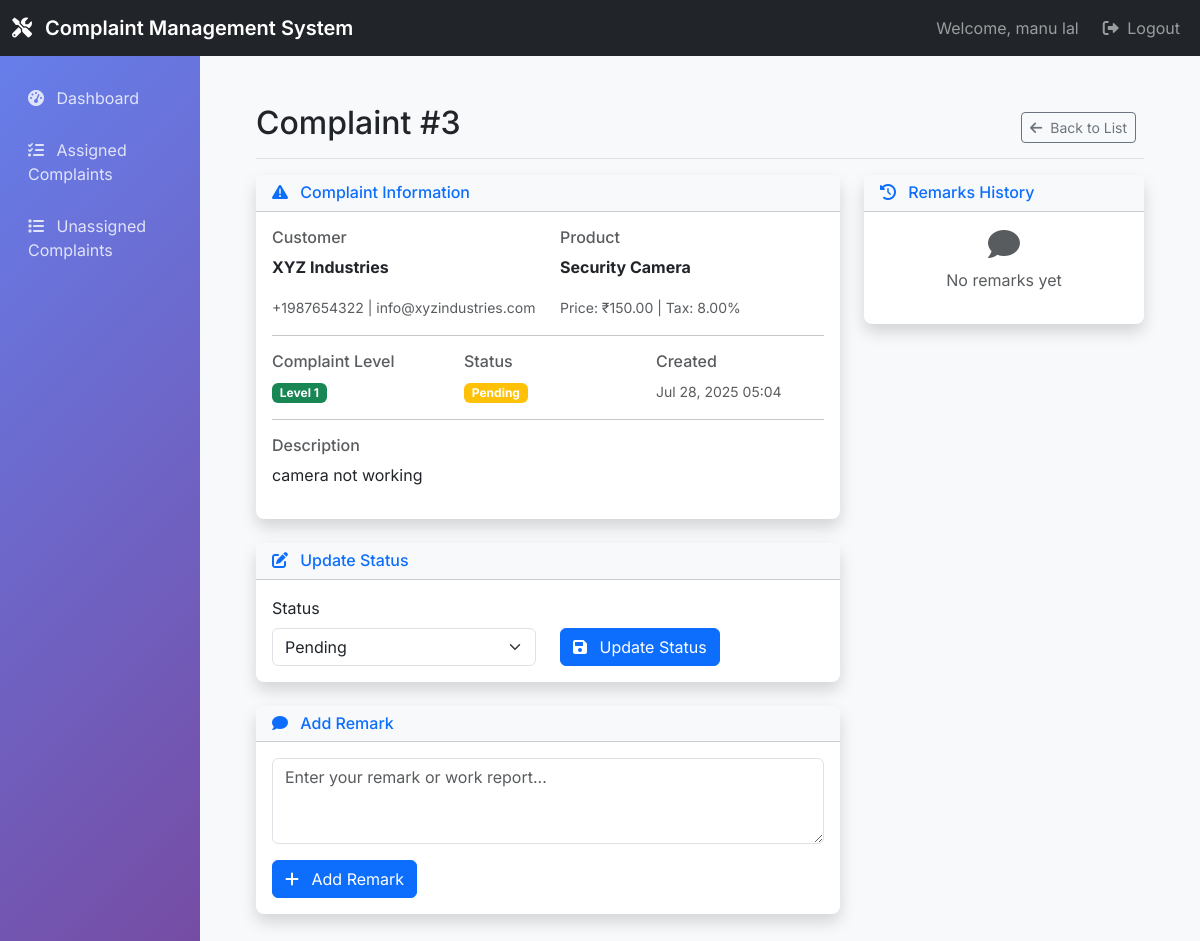
The app's page /employee/complaints/3/ (signed in) with its own data.
### complaints/models.py (models this page shows, shortened)
class User(AbstractUser):
    ROLE_CHOICES = (
        ('admin', 'Admin'),
        ('employee', 'Employee'),
    )
    role = models.CharField(max_length=10, choices=ROLE_CHOICES)

class Complaint(models.Model):
    COMPLAINT_LEVEL_CHOICES = (
        ('Level 1', 'Level 1'),
        ('Level 2', 'Level 2'),
        ('Level 3', 'Level 3'),
    )
    STATUS_CHOICES = (
        ('Pending', 'Pending'),
        ('Closed', 'Closed'),
        ('Not Closed', 'Not Closed'),
    )
    customer = models.ForeignKey(Customer, on_delete=models.CASCADE)
    product = models.ForeignKey(Product, on_delete=models.CASCADE)
    complaint_level = models.CharField(max_length=10, choices=COMPLAINT_LEVEL_CHOICES)
    description = models.TextField()
    location_lat = models.FloatField(blank=True, null=True)
    location_lng = models.FloatField(blank=True, null=True)
    status = models.CharField(max_length=20, choices=STATUS_CHOICES, default='Pending')
    assigned_to = models.ForeignKey(Employee, on_delete=models.SET_NULL, blank=True, null=True)
    created_by = models.ForeignKey(User, on_delete=models.CASCADE, related_name='created_complaints')
    created_at = models.DateTimeField(auto_now_add=True)

class Customer(models.Model):
    name = models.CharField(max_length=100)
    contact_number = models.CharField(max_length=15)
    email = models.EmailField()
    address = models.TextField()

class Product(models.Model):
    name = models.CharField(max_length=100)
    price = models.DecimalField(max_digits=10, decimal_places=2)
    tax = models.DecimalField(max_digits=5, decimal_places=2)  # in percent

### complaints/views.py (the view)
# urls.py: path('employee/complaints/<int:pk>/', views.complaint_detail_employee, name='complaint_detail_employee'),
@login_required
@user_passes_test(is_employee)
def complaint_detail_employee(request, pk):
    complaint = get_object_or_404(Complaint, pk=pk)
    remarks = complaint.remarks.all().order_by('-timestamp')
    if request.method == 'POST':
        form = ComplaintRemarkForm(request.POST)
        if form.is_valid():
            remark = form.save(commit=False)
            remark.complaint = complaint
            remark.employee = request.user.employee_profile
            remark.save()
            messages.success(request, 'Remark added successfully')
            return redirect('complaint_detail_employee', pk=pk)
    else:
        form = ComplaintRemarkForm()
    return render(request, 'employees/complaint_detail.html', {
        'complaint': complaint,
        'remarks': remarks,
        'form': form
    })

### complaints/forms.py
class ComplaintRemarkForm(forms.ModelForm):
    class Meta:
        model = ComplaintRemark
        fields = ['remark']
        widgets = {
            'remark': forms.Textarea(attrs={
                'class': 'form-control',
                'rows': 3,
                'placeholder': 'Enter your remark or work report...'
            }),
        }

### complaints/views.py (called while the page is built)
def is_employee(user):
    return user.is_authenticated and user.role == 'employee'

### templates/employees/complaint_detail.html (shortened to what this page needs)
{% extends 'base.html' %}
{% block content %}
<div class="d-flex justify-content-between flex-wrap flex-md-nowrap align-items-center pt-3 pb-2 mb-3 border-bottom">
    <h1 class="h2">Complaint #{{ complaint.id }}</h1>
    <div class="btn-toolbar mb-2 mb-md-0">
        <div class="btn-group me-2">
            <a href="{% url 'assigned_complaints' %}" class="btn btn-sm btn-outline-secondary">
                <i class="fas fa-arrow-left me-1"></i>
                Back to List
            </a>
        </div>
    </div>
</div>
<div class="row">
    <div class="col-md-8">
        <div class="card border-0 shadow mb-4">
            <div class="card-header bg-light">
                <h6 class="m-0 font-weight-bold text-primary">
                    <i class="fas fa-exclamation-triangle me-2"></i>
                    Complaint Information
                </h6>
            </div>
            <div class="card-body">
                <div class="row">
                    <div class="col-md-6">
                        <h6 class="text-muted">Customer</h6>
                        <p class="fw-bold">{{ complaint.customer.name }}</p>
                        <small class="text-muted">{{ complaint.customer.contact_number }} | {{ complaint.customer.email }}</small>
                    </div>
                    <div class="col-md-6">
                        <h6 class="text-muted">Product</h6>
                        <p class="fw-bold">{{ complaint.product.name }}</p>
                        <small class="text-muted">Price: ₹{{ complaint.product.price }} | Tax: {{ complaint.product.tax }}%</small>
                    </div>
                </div>
                <hr>
                <div class="row">
                    <div class="col-md-4">
                        <h6 class="text-muted">Complaint Level</h6>
                        {% if complaint.complaint_level == 'Level 1' %}
                            <span class="badge bg-success">{{ complaint.complaint_level }}</span>
                        {% elif complaint.complaint_level == 'Level 2' %}
                            <span class="badge bg-warning">{{ complaint.complaint_level }}</span>
                        {% else %}
                            <span class="badge bg-danger">{{ complaint.complaint_level }}</span>
                        {% endif %}
                    </div>
                    <div class="col-md-4">
                        <h6 class="text-muted">Status</h6>
                        {% if complaint.status == 'Pending' %}
                            <span class="badge bg-warning">{{ complaint.status }}</span>
                        {% elif complaint.status == 'Closed' %}
                            <span class="badge bg-success">{{ complaint.status }}</span>
                        {% else %}
                            <span class="badge bg-danger">{{ complaint.status }}</span>
                        {% endif %}
                    </div>
                    <div class="col-md-4">
                        <h6 class="text-muted">Created</h6>
                        <small class="text-muted">{{ complaint.created_at|date:"M d, Y H:i" }}</small>
                    </div>
                </div>
                <hr>
                <div>
                    <h6 class="text-muted">Description</h6>
                    <p>{{ complaint.description }}</p>
                </div>
            </div>
        </div>
        <div class="card border-0 shadow mb-4">
            <div class="card-header bg-light">
                <h6 class="m-0 font-weight-bold text-primary">
                    <i class="fas fa-edit me-2"></i>
                    Update Status
                </h6>
            </div>
            <div class="card-body">
                <form method="post" action="{% url 'update_complaint_status' complaint.pk %}">
                    <div class="row">
                        <div class="col-md-6">
                            <label for="status" class="form-label">Status</label>
                            <select name="status" id="status" class="form-select">
                                <option value="Pending" {% if complaint.status == 'Pending' %}selected{% endif %}>Pending</option>
                            </select>
                        </div>
                        <div class="col-md-6 d-flex align-items-end">
                            <button type="submit" class="btn btn-primary">
                                <i class="fas fa-save me-2"></i>
                                Update Status
                            </button>
                        </div>
                    </div>
                </form>
            </div>
        </div>
        <div class="card border-0 shadow mb-4">
            <div class="card-header bg-light">
                <h6 class="m-0 font-weight-bold text-primary">
                    <i class="fas fa-comment me-2"></i>
                    Add Remark
                </h6>
            </div>
            <div class="card-body">
                <form method="post">
                    <div class="mb-3">
                        {{ form.remark }}
                    </div>
                    <button type="submit" class="btn btn-primary">
                        <i class="fas fa-plus me-2"></i>
                        Add Remark
                    </button>
                </form>
            </div>
        </div>
    </div>
    <div class="col-md-4">
        <div class="card border-0 shadow">
            <div class="card-header bg-light">
                <h6 class="m-0 font-weight-bold text-primary">
                    <i class="fas fa-history me-2"></i>
                    Remarks History
                </h6>
            </div>
            <div class="card-body">
                {% if remarks %}
                    <div class="timeline">
                        {% for remark in remarks %}
                        <div class="timeline-item mb-3">
                            <div class="d-flex">
                                <div class="avatar-sm bg-primary rounded-circle d-flex align-items-center justify-content-center me-3">
                                    <i class="fas fa-user text-white"></i>
                                </div>
                                <div class="flex-grow-1">
                                    <div class="d-flex justify-content-between">
                                        <h6 class="mb-1">{{ remark.employee.user.get_full_name|default:remark.employee.user.username }}</h6>
                                        <small class="text-muted">{{ remark.timestamp|date:"M d, H:i" }}</small>
                                    </div>
                                    <p class="mb-1">{{ remark.remark }}</p>
                                    <small class="text-muted">{{ remark.employee.designation }}</small>
                                </div>
                            </div>
                        </div>
                        {% endfor %}
                    </div>
                {% else %}
                    <div class="text-center text-muted">
                        <i class="fas fa-comment fa-2x mb-2"></i>
                        <p>No remarks yet</p>
                    </div>
                {% endif %}
            </div>
        </div>
    </div>
</div>
{% endblock %}

### templates/base.html (shortened to what this page needs)
<!DOCTYPE html>
<html lang="en">
<head>
    <link href="https://cdn.jsdelivr.net/npm/bootstrap@5.3.0/dist/css/bootstrap.min.css" rel="stylesheet">
    <link href="https://cdnjs.cloudflare.com/ajax/libs/font-awesome/6.0.0/css/all.min.css" rel="stylesheet">
</head>
<body>
    {% if user.is_authenticated %}
    <nav class="navbar navbar-expand-lg navbar-dark bg-dark">
        <div class="container-fluid">
            <a class="navbar-brand" href="#">
                <i class="fas fa-tools me-2"></i>
                Complaint Management System
            </a>
            <div class="navbar-nav ms-auto">
                <span class="navbar-text me-3">
                    Welcome, {{ user.get_full_name|default:user.username }}
                </span>
                <a class="nav-link" href="{% url 'logout' %}">
                    <i class="fas fa-sign-out-alt me-1"></i>
                    Logout
                </a>
            </div>
        </div>
    </nav>
    {% endif %}
    <div class="container-fluid">
        <div class="row">
            {% if user.is_authenticated %}
            <nav class="col-md-3 col-lg-2 d-md-block sidebar collapse">
                <div class="position-sticky pt-3">
                    {% if user.role == 'admin' %}
                    <ul class="nav flex-column">
                        <li class="nav-item">
                            <a class="nav-link" href="{% url 'admin_dashboard' %}">
                                <i class="fas fa-tachometer-alt me-2"></i>
                                Dashboard
                            </a>
                        </li>
                        <li class="nav-item">
                            <a class="nav-link" href="{% url 'employee_list' %}">
                                <i class="fas fa-users me-2"></i>
                                Employees
                            </a>
                        </li>
                        <li class="nav-item">
                            <a class="nav-link" href="{% url 'customer_list' %}">
                                <i class="fas fa-user-tie me-2"></i>
                                Customers
                            </a>
                        </li>
                        <li class="nav-item">
                            <a class="nav-link" href="{% url 'product_list' %}">
                                <i class="fas fa-box me-2"></i>
                                Products
                            </a>
                        </li>
                        <li class="nav-item">
                            <a class="nav-link" href="{% url 'complaint_list' %}">
                                <i class="fas fa-exclamation-triangle me-2"></i>
                                Complaints
                            </a>
                        </li>
                    </ul>
                    {% else %}
                    <ul class="nav flex-column">
                        <li class="nav-item">
                            <a class="nav-link" href="{% url 'employee_dashboard' %}">
                                <i class="fas fa-tachometer-alt me-2"></i>
                                Dashboard
                            </a>
                        </li>
                        <li class="nav-item">
                            <a class="nav-link" href="{% url 'assigned_complaints' %}">
                                <i class="fas fa-tasks me-2"></i>
                                Assigned Complaints
                            </a>
                        </li>
                        <li class="nav-item">
                            <a class="nav-link" href="{% url 'unassigned_complaints' %}">
                                <i class="fas fa-list me-2"></i>
                                Unassigned Complaints
                            </a>
                        </li>
                    </ul>
                    {% endif %}
                </div>
            </nav>
            {% endif %}
            <main class="col-md-9 ms-sm-auto col-lg-10 px-md-4">
                <div class="main-content">
                    {% block content %}{% endblock %}
                </div>
            </main>
        </div>
    </div>
</body>
</html>

### templates/base.html (style rules this page uses)
body { font-family: 'Inter', sans-serif; background-color: #f8f9fa; }
.navbar-brand { font-weight: 600; }
.card { border: none; box-shadow: 0 0.125rem 0.25rem rgba(0, 0, 0, 0.075); border-radius: 0.5rem; }
.btn-primary { background-color: #0d6efd; border-color: #0d6efd; }
.sidebar { min-height: 100vh; background: linear-gradient(135deg, #667eea 0%, #764ba2 100%); }
.sidebar .nav-link { color: rgba(255, 255, 255, 0.8); padding: 0.75rem 1rem; border-radius: 0.375rem; margin: 0.125rem 0; }
.main-content { padding: 2rem; }

### records on screen
User: get_full_name "manu lal"
Complaint: id "3", customer.name "XYZ Industries", customer.contact_number "+1987654322", customer.email "info@xyzindustries.com", product.name "Security Camera", product.price "150.00", product.tax "8.00", complaint_level "Level 1", status "Pending", created_at "Jul 28, 2025 05:04", description "camera not working"
